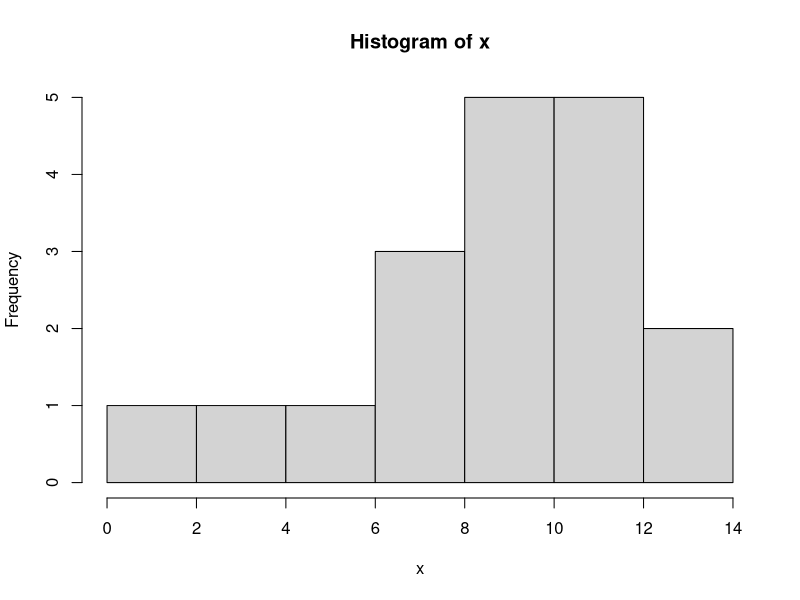
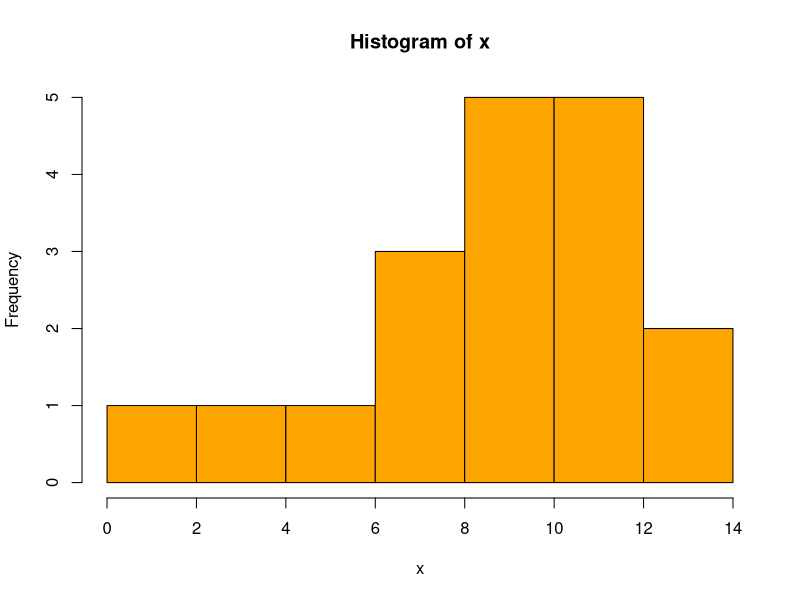
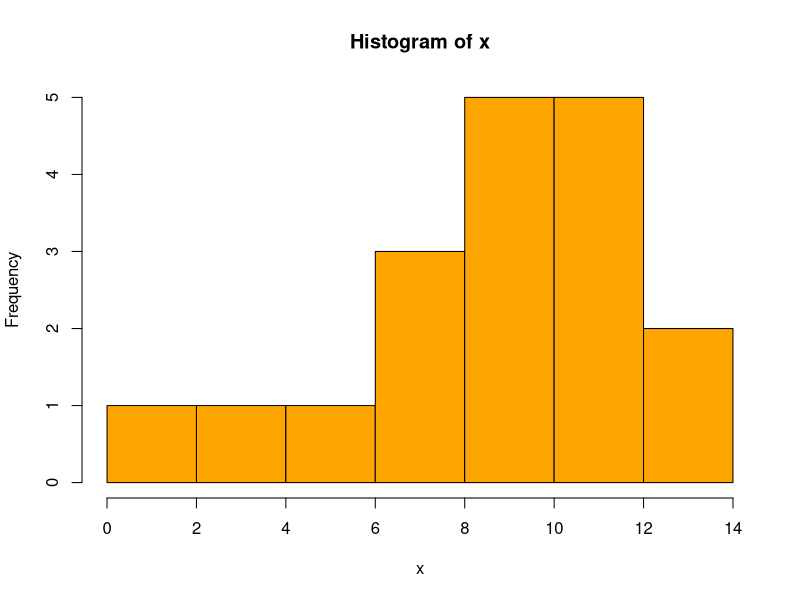
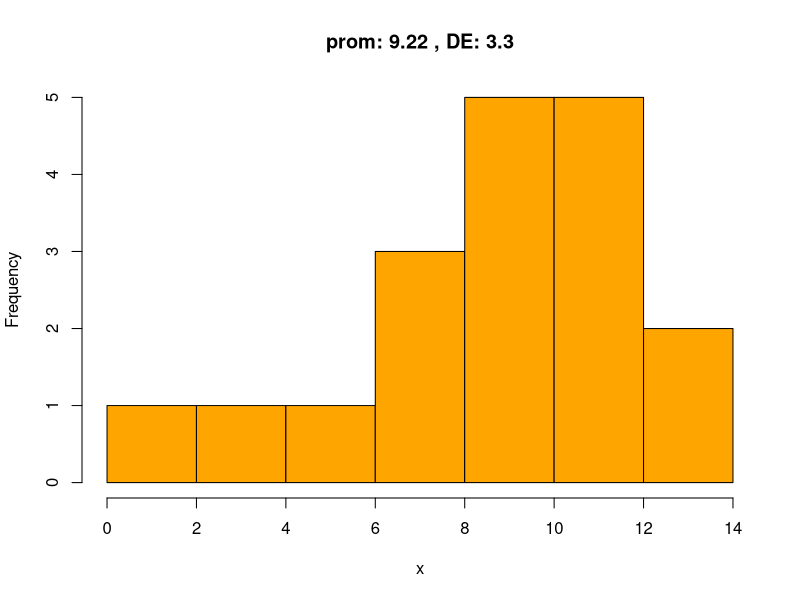
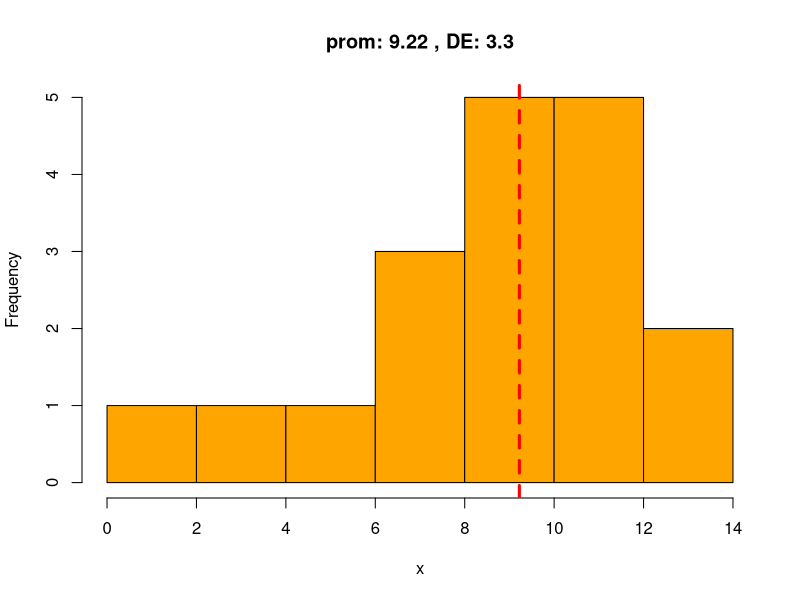
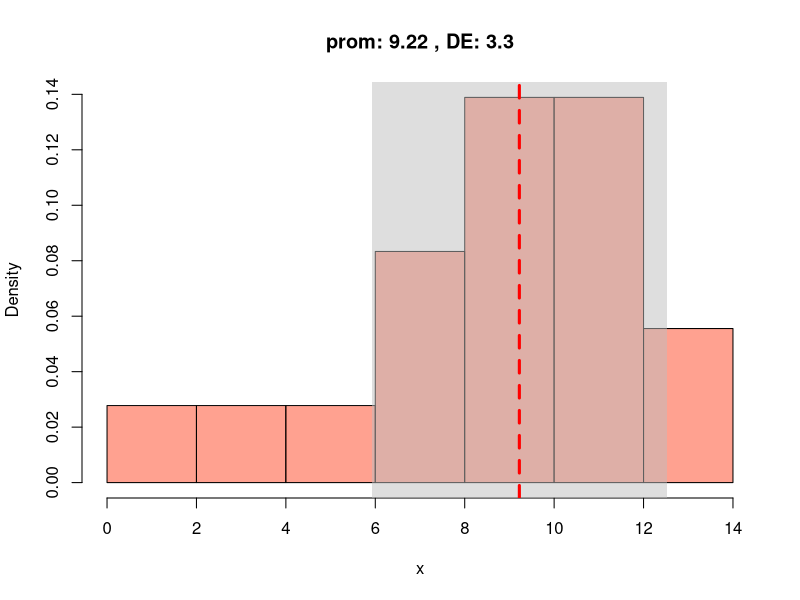
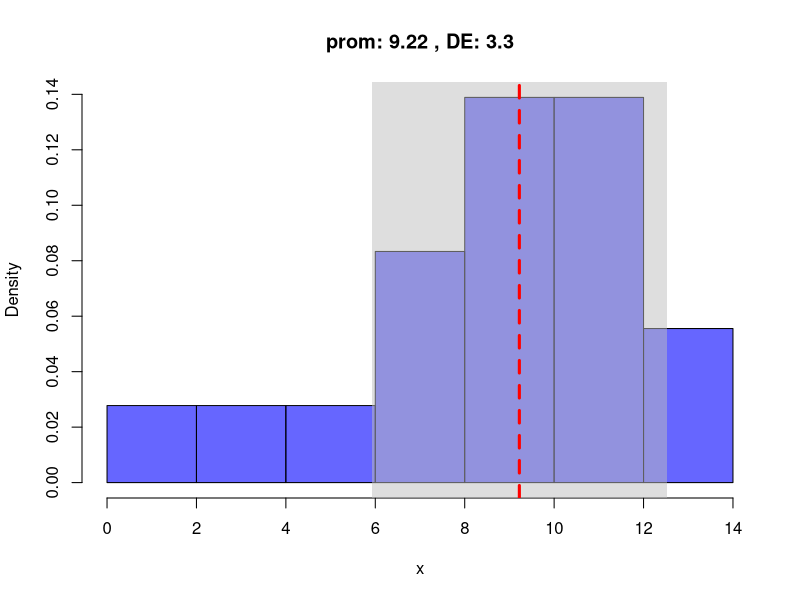

Reproduce these figures in R, in order.
## ---- chunk 1

ee_fun <- function(x){
  sd(x) / sqrt(length(x))
}

f1 <- function(x) {
  
  prom <- mean(x)
  de <- sd(x)
  ee <- ee_fun(x)
  
  resultado <- list(prom = prom, de = de, ee = ee)

  return(resultado)
  }
 
v1 <- c(1, 4, 6,7,9, 10, 11, 12, 13,12, 10, 11, 12, 14, 9, 8, 7, 10)

f1(v1)

## ---- chunk 2

f2 <- function(x, na.rm = FALSE) {
  
  if (na.rm){
    x <- na.omit(x)
  }
  
  prom <- mean(x)
  de <- sd(x)
  ee <- ee_fun(x)
  
  resultado <- list(prom = prom, de = de, ee = ee)
  
  return(resultado)
}

v1 <- c(1, 4, 6,7,9, 10, 11, 12, 13,12, 10, 11, 12, 14, 9, 8, 7, 10, NA)

f2(v1, na.rm = TRUE)

## ---- chunk 3
f3 <- function(x, na.rm = FALSE) {
  
  if (na.rm){
    x <- na.omit(x)
  }
  
  prom <- mean(x)
  de <- sd(x)
  ee <- ee_fun(x)
  
  hist(x)
  resultado <- list(prom = prom, de = de, ee = ee)
  
  return(resultado)
}

v1 <- c(1, 4, 6,7,9, 10, 11, 12, 13,12, 10, 11, 12, 14, 9, 8, 7, 10, NA)

f3(v1, na.rm = TRUE)
## ---- chunk 4

f4 <- function(x, na.rm = FALSE, col = "tomato") {
  
  if (na.rm){
    x <- na.omit(x)
  }
  
  prom <- mean(x)
  de <- sd(x)
  ee <- ee_fun(x)
  
  hist(x, col = col)
  resultado <- list(prom = prom, de = de, ee = ee)
  
  return(resultado)
}

v1 <- c(1, 4, 6,7,9, 10, 11, 12, 13,12, 10, 11, 12, 14, 9, 8, 7, 10, NA)

f4(v1, na.rm = TRUE, col = "orange")
## ---- chunk 5

f5 <- function(x, na.rm = FALSE, col = "tomato", suma = FALSE) {
  
  if (na.rm){
    x <- na.omit(x)
  }
  
  prom <- mean(x)
  de <- sd(x)
  ee <- ee_fun(x)
  
  hist(x, col = col)
  
  if (suma){
    suma <- sum(x)
    resultado <- list(prom = prom, de = de, ee = ee, suma = suma)
  } else {
  resultado <- list(prom = prom, de = de, ee = ee)
  }
  
  return(resultado)
}

v1 <- c(1, 4, 6,7,9, 10, 11, 12, 13,12, 10, 11, 12, 14, 9, 8, 7, 10, NA)

f5(v1, na.rm = TRUE, col = "orange", suma = TRUE)
## ---- chunk 6

f6 <- function(x, na.rm = FALSE, col = "tomato", suma = FALSE) {
  
  if (na.rm){
    x <- na.omit(x)
  }
  
  prom <- mean(x)
  de <- sd(x)
  ee <- ee_fun(x)
  
  titulo <- paste("prom:", round(prom, 2), ", DE:", round(de, 2)) 
  
  hist(x, col = col, main = titulo)
  
  if (suma){
    suma <- sum(x)
    resultado <- list(prom = prom, de = de, ee = ee, suma = suma)
  } else {
  resultado <- list(prom = prom, de = de, ee = ee)
  }
  
  return(resultado)
}

v1 <- c(1, 4, 6,7,9, 10, 11, 12, 13,12, 10, 11, 12, 14, 9, 8, 7, 10, NA)

f6(v1, na.rm = TRUE, col = "orange", suma = TRUE)

## ---- chunk 7

f7 <- function(x, na.rm = FALSE, col = "tomato", suma = FALSE) {
  
  if (na.rm){
    x <- na.omit(x)
  }
  
  prom <- mean(x)
  de <- sd(x)
  ee <- ee_fun(x)
  
  titulo <- paste("prom:", round(prom, 2), ", DE:", round(de, 2)) 
  
  hist(x, col = col, main = titulo)
  abline(v = prom, lty = 2, col = "red", lwd = 3)
  
  if (suma){
    suma <- sum(x)
    resultado <- list(prom = prom, de = de, ee = ee, suma = suma)
  } else {
  resultado <- list(prom = prom, de = de, ee = ee)
  }
  
  return(resultado)
}

v1 <- c(1, 4, 6,7,9, 10, 11, 12, 13,12, 10, 11, 12, 14, 9, 8, 7, 10, NA)

f7(v1, na.rm = TRUE, col = "orange", suma = TRUE)

## ---- chunk 8

f8 <- function(x, na.rm = FALSE, col = "tomato", suma = FALSE) {
  
  if (na.rm){
    x <- na.omit(x)
  }
  
  prom <- mean(x)
  de <- sd(x)
  ee <- ee_fun(x)
  
  titulo <- paste("prom:", round(prom, 2), ", DE:", round(de, 2)) 
  
  hist(x, col = col, main = titulo, freq = FALSE)
  
  rect(ybottom = -10, ytop = 2, xleft = prom - de, xright = prom + de, col = adjustcolor("gray", alpha.f = 0.5), border = NA)
  abline(v = prom, lty = 2, col = "red", lwd = 3)
  
  
  
  if (suma){
    suma <- sum(x)
    resultado <- list(prom = prom, de = de, ee = ee, suma = suma)
  } else {
  resultado <- list(prom = prom, de = de, ee = ee)
  }
  
  return(resultado)
}

v1 <- c(1, 4, 6,7,9, 10, 11, 12, 13,12, 10, 11, 12, 14, 9, 8, 7, 10, NA)

f8(v1, na.rm = TRUE, col = adjustcolor("tomato", alpha.f = 0.6), suma = TRUE)

## ---- chunk 9
f9 <- function(x, na.rm = FALSE, col = "tomato", suma = FALSE, plot = TRUE) {
  
  if (na.rm){
    x <- na.omit(x)
  }
  
  prom <- mean(x)
  de <- sd(x)
  ee <- ee_fun(x)
  
  titulo <- paste("prom:", round(prom, 2), ", DE:", round(de, 2)) 
  
  if (plot){
  hist(x, col = col, main = titulo, freq = FALSE)
  
  rect(ybottom = -10, ytop = 2, xleft = prom - de, xright = prom + de, col = adjustcolor("gray", alpha.f = 0.5), border = NA)
  abline(v = prom, lty = 2, col = "red", lwd = 3)
  }
  
  if (suma){
    suma <- sum(x)
    resultado <- list(prom = prom, de = de, ee = ee, suma = suma)
  } else {
  resultado <- list(prom = prom, de = de, ee = ee)
  }
  
  return(resultado)
}

v1 <- c(1, 4, 6,7,9, 10, 11, 12, 13,12, 10, 11, 12, 14, 9, 8, 7, 10, NA)

f9(v1, na.rm = TRUE, col = adjustcolor("blue", alpha.f = 0.6), suma = TRUE, plot = TRUE)
